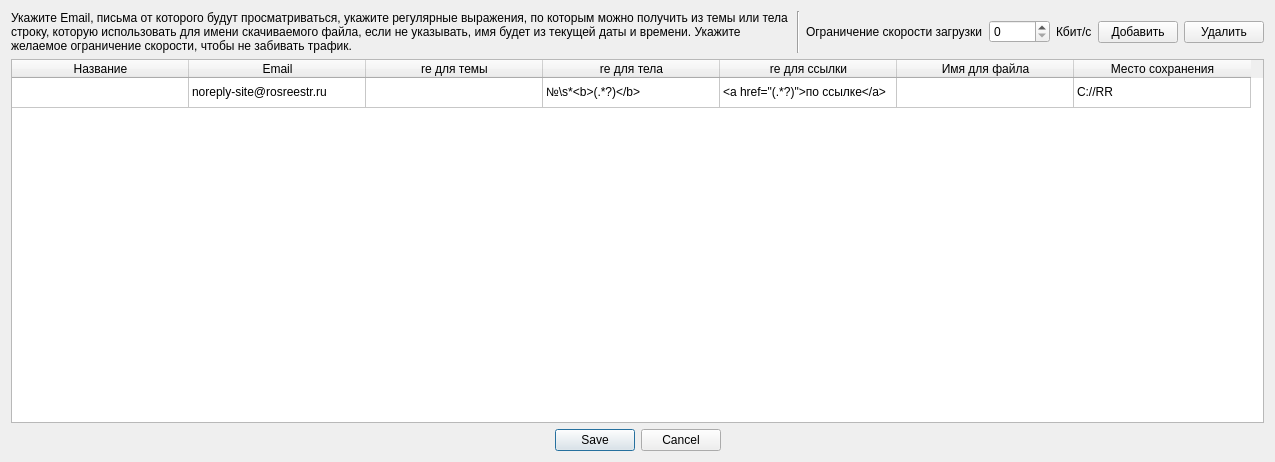
<?xml version="1.0" encoding="UTF-8"?>
<ui version="4.0">
 <class>Dialog</class>
 <widget class="QDialog" name="Dialog">
  <property name="geometry">
   <rect>
    <x>0</x>
    <y>0</y>
    <width>1275</width>
    <height>462</height>
   </rect>
  </property>
  <property name="windowTitle">
   <string>Конфигурация загрузчика</string>
  </property>
  <layout class="QGridLayout" name="gridLayout">
   <item row="0" column="2">
    <widget class="QLabel" name="label_3">
     <property name="text">
      <string>Ограничение скорости загрузки</string>
     </property>
    </widget>
   </item>
   <item row="0" column="6">
    <widget class="QPushButton" name="pushButton_delete_rule">
     <property name="text">
      <string>Удалить</string>
     </property>
    </widget>
   </item>
   <item row="0" column="4">
    <widget class="QLabel" name="label_2">
     <property name="text">
      <string>Кбит/с</string>
     </property>
    </widget>
   </item>
   <item row="2" column="0" colspan="7">
    <widget class="QDialogButtonBox" name="buttonBox">
     <property name="orientation">
      <enum>Qt::Horizontal</enum>
     </property>
     <property name="standardButtons">
      <set>QDialogButtonBox::Cancel|QDialogButtonBox::Save</set>
     </property>
     <property name="centerButtons">
      <bool>true</bool>
     </property>
    </widget>
   </item>
   <item row="0" column="3">
    <widget class="QSpinBox" name="spinBox_rate_limit">
     <property name="maximum">
      <number>99999</number>
     </property>
     <property name="singleStep">
      <number>10</number>
     </property>
    </widget>
   </item>
   <item row="0" column="0">
    <widget class="QLabel" name="label">
     <property name="sizePolicy">
      <sizepolicy hsizetype="MinimumExpanding" vsizetype="Preferred">
       <horstretch>0</horstretch>
       <verstretch>0</verstretch>
      </sizepolicy>
     </property>
     <property name="text">
      <string>&lt;html&gt;&lt;head/&gt;&lt;body&gt;&lt;p&gt;Укажите Email, письма от которого будут просматриваться, укажите регулярные выражения, по которым можно получить из темы или тела строку, которую использовать для имени скачиваемого файла, если не указывать, имя будет из текущей даты и времени. Укажите желаемое ограничение скорости, чтобы не забивать трафик.&lt;/p&gt;&lt;/body&gt;&lt;/html&gt;</string>
     </property>
     <property name="wordWrap">
      <bool>true</bool>
     </property>
    </widget>
   </item>
   <item row="0" column="5">
    <widget class="QPushButton" name="pushButton_add_rule">
     <property name="text">
      <string>Добавить</string>
     </property>
    </widget>
   </item>
   <item row="1" column="0" colspan="7">
    <widget class="QTableWidget" name="tableWidget">
     <property name="selectionMode">
      <enum>QAbstractItemView::SingleSelection</enum>
     </property>
     <property name="selectionBehavior">
      <enum>QAbstractItemView::SelectRows</enum>
     </property>
     <property name="wordWrap">
      <bool>false</bool>
     </property>
     <property name="cornerButtonEnabled">
      <bool>true</bool>
     </property>
     <attribute name="horizontalHeaderVisible">
      <bool>true</bool>
     </attribute>
     <attribute name="horizontalHeaderDefaultSectionSize">
      <number>177</number>
     </attribute>
     <attribute name="verticalHeaderVisible">
      <bool>false</bool>
     </attribute>
     <row>
      <property name="text">
       <string>Ответы росреестра</string>
      </property>
     </row>
     <column>
      <property name="text">
       <string>Название</string>
      </property>
     </column>
     <column>
      <property name="text">
       <string>Email</string>
      </property>
     </column>
     <column>
      <property name="text">
       <string>re для темы</string>
      </property>
     </column>
     <column>
      <property name="text">
       <string>re для тела</string>
      </property>
     </column>
     <column>
      <property name="text">
       <string>re для ссылки</string>
      </property>
     </column>
     <column>
      <property name="text">
       <string>Имя для файла</string>
      </property>
     </column>
     <column>
      <property name="text">
       <string>Место сохранения</string>
      </property>
     </column>
     <item row="0" column="1">
      <property name="text">
       <string>noreply-site@rosreestr.ru</string>
      </property>
     </item>
     <item row="0" column="3">
      <property name="text">
       <string>№\s*&lt;b&gt;(.*?)&lt;/b&gt;</string>
      </property>
     </item>
     <item row="0" column="4">
      <property name="text">
       <string>&lt;a href=&quot;(.*?)&quot;&gt;по ссылке&lt;/a&gt;</string>
      </property>
     </item>
     <item row="0" column="6">
      <property name="text">
       <string>C://RR</string>
      </property>
     </item>
    </widget>
   </item>
   <item row="0" column="1">
    <widget class="Line" name="line">
     <property name="orientation">
      <enum>Qt::Vertical</enum>
     </property>
    </widget>
   </item>
  </layout>
 </widget>
 <resources/>
 <connections>
  <connection>
   <sender>buttonBox</sender>
   <signal>accepted()</signal>
   <receiver>Dialog</receiver>
   <slot>accept()</slot>
   <hints>
    <hint type="sourcelabel">
     <x>248</x>
     <y>254</y>
    </hint>
    <hint type="destinationlabel">
     <x>157</x>
     <y>274</y>
    </hint>
   </hints>
  </connection>
  <connection>
   <sender>buttonBox</sender>
   <signal>rejected()</signal>
   <receiver>Dialog</receiver>
   <slot>reject()</slot>
   <hints>
    <hint type="sourcelabel">
     <x>316</x>
     <y>260</y>
    </hint>
    <hint type="destinationlabel">
     <x>286</x>
     <y>274</y>
    </hint>
   </hints>
  </connection>
 </connections>
</ui>
